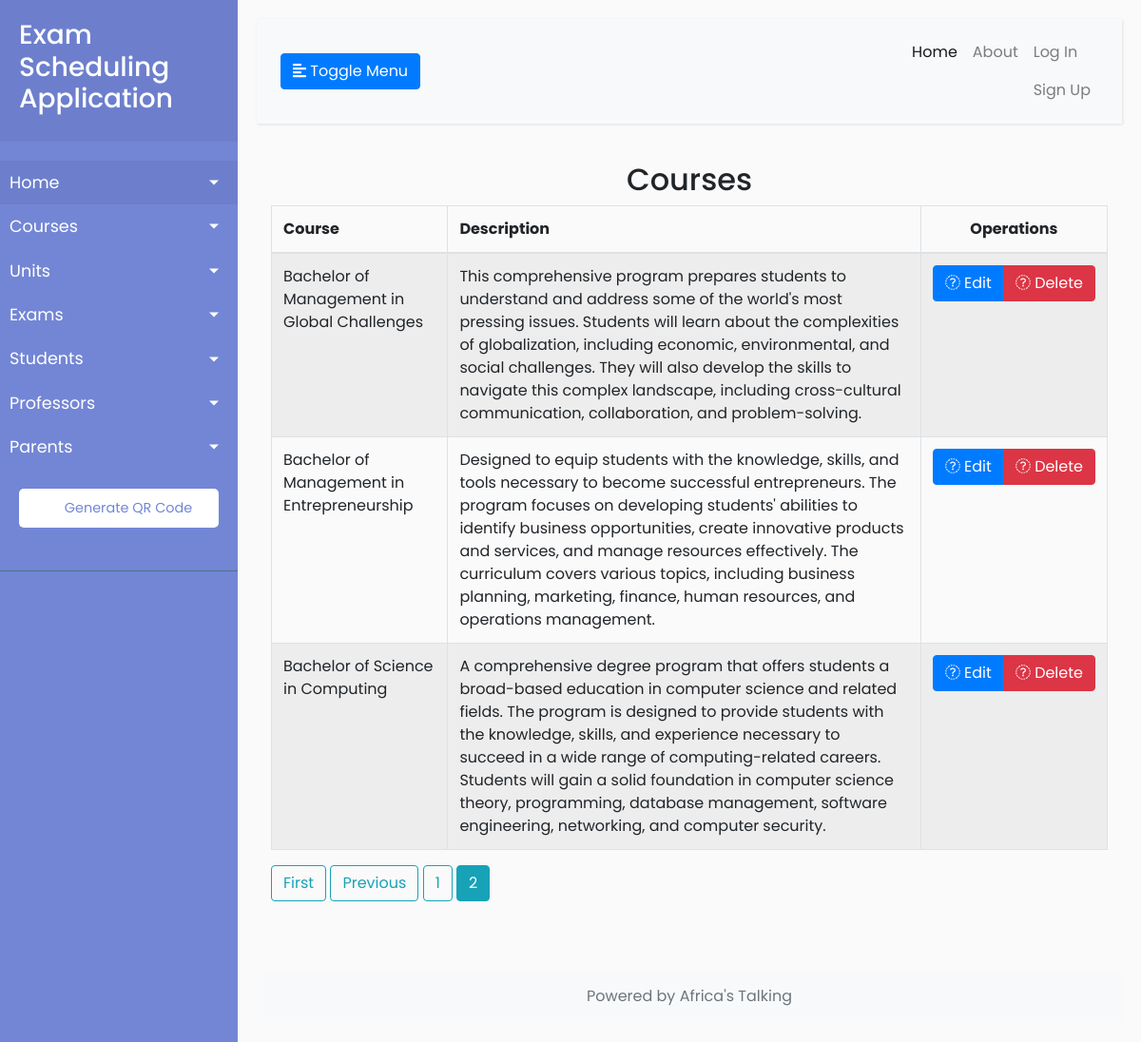
The page /courses?page=2 on the database its author committed.
### exams/models.py (models this page shows, shortened)
class Course(models.Model):
    name = models.CharField(max_length=100)
    description = models.TextField(max_length=1000, help_text="Enter a brief description of the course.")
    class Meta:
        verbose_name = "Course"
        verbose_name_plural = "Courses"

### exams/views.py (the view)
# urls.py: path('courses', CourseListView.as_view(), name='courses-list'),
class CourseListView(ListView):
    model = Course
    template_name = 'exams/courses_list.html'
    context_object_name = 'courses'
    paginate_by = 3

### exams/templates/exams/courses_list.html (shortened to what this page needs)
{% extends 'exams/base.html' %}
{% block content %}
    <div class="right_col" role="main">
        <div class="row">
            <div class="col-md-12">
                <div class="x_panel">
                    <div class="x_title">
                        <h2 class="text-center">Courses</h2>
                    </div>
                    <div class="x_content">
                        <table id="course-datatable" class="table table-striped table-bordered">
                            <thead>
                                <tr>
                                    <th>Course</th>
                                    <th>Description</th>
                                    <th class="text-center">Operations</th>
                                </tr>
                            </thead>
                            <tbody>
                                {% for course in courses %}
                                <tr>
                                    <td>{{ course.name }}</td>
                                    <td>{{ course.description }}</td>
                                    <td class="text-center">
                                        <div class="btn-group" role="group">
                                            <a href="{% url 'courses-update' course.pk %}" class="btn btn-primary btn-xs"><i class="fa fa-pencil"></i> Edit</a>
                                            <a href="{% url 'courses-delete' course.pk %}" class="btn btn-danger btn-xs"><i class="fa fa-remove"></i> Delete</a>
                                        </div>
                                    </td>
                                </tr>
                                {% endfor %}
                            </tbody>
                        </table>
                    </div>
                </div>
            </div>
        </div>
    </div>
    {% if is_paginated %}
    {% if page_obj.has_previous %}
      <a class="btn btn-outline-info mb-4" href="?page=1">First</a>
      <a class="btn btn-outline-info mb-4" href="?page={{ page_obj.previous_page_number }}">Previous</a>
    {% endif %}
    {% for num in page_obj.paginator.page_range %}
      {% if page_obj.number == num %}
        <a class="btn btn-info mb-4" href="?page={{ num }}">{{ num }}</a>
      {% elif num > page_obj.number|add:'-3' and num < page_obj.number|add:'3' %}
        <a class="btn btn-outline-info mb-4" href="?page={{ num }}">{{ num }}</a>
      {% endif %}
    {% endfor %}
  {% endif %}
{% endblock content %}

### exams/static/exams/CSS/main.css (style rules this page uses)
body { font-family: 'Poppins', sans-serif; background: #fafafa; }
a, a:hover, a:focus { color: inherit; text-decoration: none; transition: all 0.3s; }

### rows shown on the page
Course: name "Bachelor of Management in Global Challenges", description "This comprehensive program prepares students to understand and address some of the world's most pressing issues. Students will learn about the complexities of globalization, including economic, environmental, and social challenges. They will also develop the skills to navigate this complex landscape, including cross-cultural communication, collaboration, and problem-solving."
Course: name "Bachelor of Management in Entrepreneurship", description "Designed to equip students with the knowledge, skills, and tools necessary to become successful entrepreneurs. The program focuses on developing students' abilities to identify business opportunities, create innovative products and services, and manage resources effectively. The curriculum covers various topics, including business planning, marketing, finance, human resources, and operations management."
Course: name "Bachelor of Science in Computing", description "A comprehensive degree program that offers students a broad-based education in computer science and related fields. The program is designed to provide students with the knowledge, skills, and experience necessary to succeed in a wide range of computing-related careers. Students will gain a solid foundation in computer science theory, programming, database management, software engineering, networking, and computer security."

### other values the page prints
{{ num }} "1"
{{ num }} "2"
